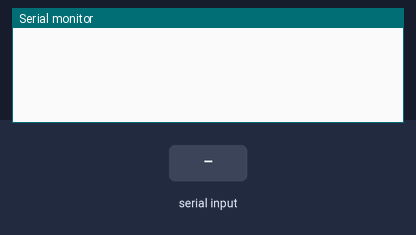
Bench run of a sketch on a simulated Arduino Uno, built with avr-gcc and run on an emulated ATmega328P. On the bench: the last lines printed to the serial monitor. Inputs (shaded band) come from the test bench.

Above: at 1.2 s.
1.3 s: "forward" received over Serial
At 2.4 s:
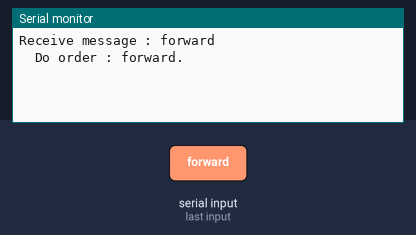
2.8 s: "back" received over Serial
At 3.6 s:
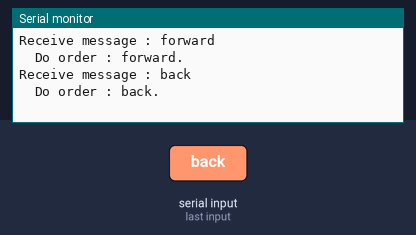
4.3 s: "1" received over Serial
At 4.6 s:
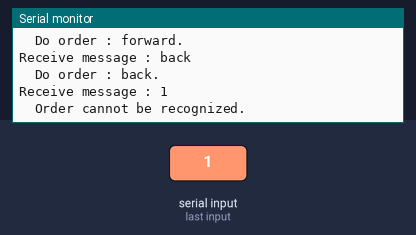

Measured:
- after the input at 1.3 s, the serial monitor: prints a new line after 0.07 s (image 1)
- after the input at 2.8 s, the serial monitor: prints a new line at once (image 2)
- after the input at 4.3 s, the serial monitor: prints a new line at once (image 3)

The sketch:

ARDUINO_CODE.ino
```cpp
String message="";

void setup(){

  Serial.begin(9600);
}

void loop(){

  if (Serial.available()>0)
  {
      while (Serial.available()>0)
    {
      delay(10);
      message+=char(Serial.read());
     }
      Serial.print("Receive message : ");
      Serial.println(message);
   }
 ///////////////////////////////////////////////////////
   if (message=="")
     {
       message="";
      }

   else if (message=="forward")
     {
       Serial.println("  Do order : forward.");
      }

   else if (message=="back")
     {
       Serial.println("  Do order : back.");
      }


   else
      {
        Serial.println("  Order cannot be recognized.");
       }
 ///////////////////////////////////////////////////////

   message="";
}
```
